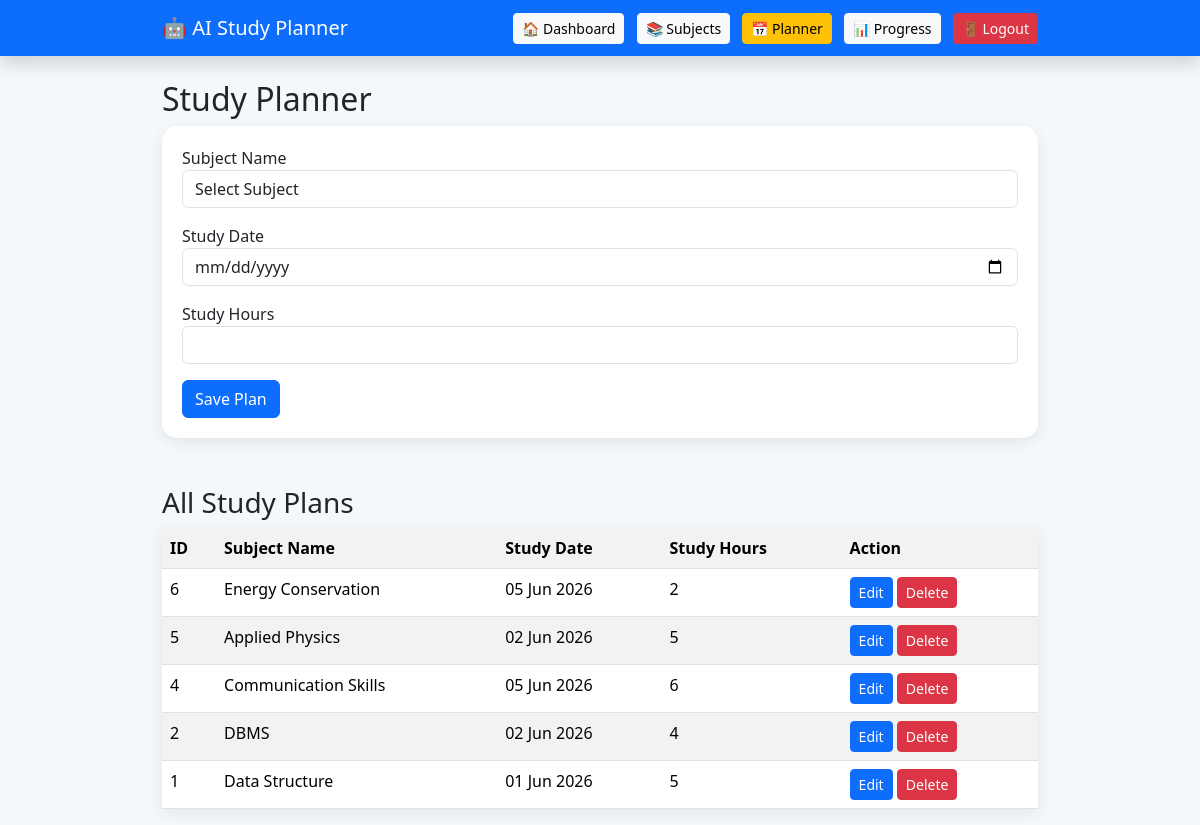
/planner.php (signed in), run on the app's committed database.
### tables this page shows
CREATE TABLE `study_plans` (
  `id` int(11) NOT NULL,
  `subject_name` varchar(100) DEFAULT NULL,
  `study_date` date DEFAULT NULL,
  `study_hours` int(11) DEFAULT NULL,
  `user_id` int(11) NOT NULL
);

### planner.php (the view, shortened to what this page needs)
<?php
include("db.php");
$user_id = $_SESSION['user_id'];
?>
<!DOCTYPE html>
<html>
<head>
    <link href="https://cdn.jsdelivr.net/npm/bootstrap@5.3.3/dist/css/bootstrap.min.css" rel="stylesheet">
</head>
<body>
    <nav class="navbar navbar-expand-lg navbar-dark bg-primary shadow">
<div class="container">
<a class="navbar-brand" href="dashboard.php">
🤖 AI Study Planner
</a>
<div>
<a href="dashboard.php" class="btn btn-light btn-sm me-2">
🏠 Dashboard
</a>
<a href="subjects.php" class="btn btn-light btn-sm me-2">
📚 Subjects
</a>
<a href="planner.php" class="btn btn-warning btn-sm me-2">
📅 Planner
</a>
<a href="progress.php" class="btn btn-light btn-sm me-2">
📊 Progress
</a>
<a href="logout.php"
class="btn btn-danger btn-sm">
🚪 Logout
</a>
</div>
</div>
</nav>
<div class="container mt-4">
    <h2>Study Planner</h2>
    <form method="POST">
        <label>Subject Name</label>
        <select name="subject_name" class="form-control mb-3" required>
            <option value="">Select Subject</option>
        </select>
        <label>Study Date</label>
        <input type="date"
               name="study_date"
               class="form-control mb-3"
               required>
        <label>Study Hours</label>
        <input type="number"
               name="study_hours"
               class="form-control mb-3"
               required>
        <button type="submit"
                name="save"
                class="btn btn-primary">
            Save Plan
        </button>
    </form>
    <h3 class="mt-5">All Study Plans</h3>
    <table class="table table-hover table-striped">
        <tr>
            <th>ID</th>
            <th>Subject Name</th>
            <th>Study Date</th>
            <th>Study Hours</th>
            <th>Action</th>
        </tr>
        <?php
        $result = mysqli_query($conn,
        "SELECT * FROM study_plans
         WHERE user_id='$user_id'
         ORDER BY id DESC");
        while($row = mysqli_fetch_assoc($result))
        {
        ?>
        <tr>
            <td><?php echo $row['id']; ?></td>
            <td><?php echo $row['subject_name']; ?></td>
            <td><?php echo date("d M Y", strtotime($row['study_date'])); ?></td>
            <td><?php echo $row['study_hours']; ?></td>
            <td>
                <a href="edit_plan.php?id=<?php echo $row['id']; ?>"
                   class="btn btn-primary btn-sm">
                    Edit
                </a>
                <a href="delete_plan.php?id=<?php echo $row['id']; ?>"
                   class="btn btn-danger btn-sm">
                    Delete
                </a>
            </td>
        </tr>
        <?php
        }
        ?>
    </table>
</div>
</body>
</html>

### planner.php (style rules this page uses)
body { background:#f4f7fc; }
.container { max-width:900px; }
form { background:white; padding:20px; border-radius:15px; box-shadow:0 4px 15px rgba(0,0,0,0.08); }
.table { background:white; box-shadow:0 4px 15px rgba(0,0,0,0.08); }

### data on the page
study_plans: id "6", subject_name "Energy Conservation", study_date "05 Jun 2026", study_hours "2"
study_plans: id "5", subject_name "Applied Physics", study_date "02 Jun 2026", study_hours "5"
study_plans: id "4", subject_name "Communication Skills", study_date "05 Jun 2026", study_hours "6"
study_plans: id "2", subject_name "DBMS", study_date "02 Jun 2026", study_hours "4"
study_plans: id "1", subject_name "Data Structure", study_date "01 Jun 2026", study_hours "5"
